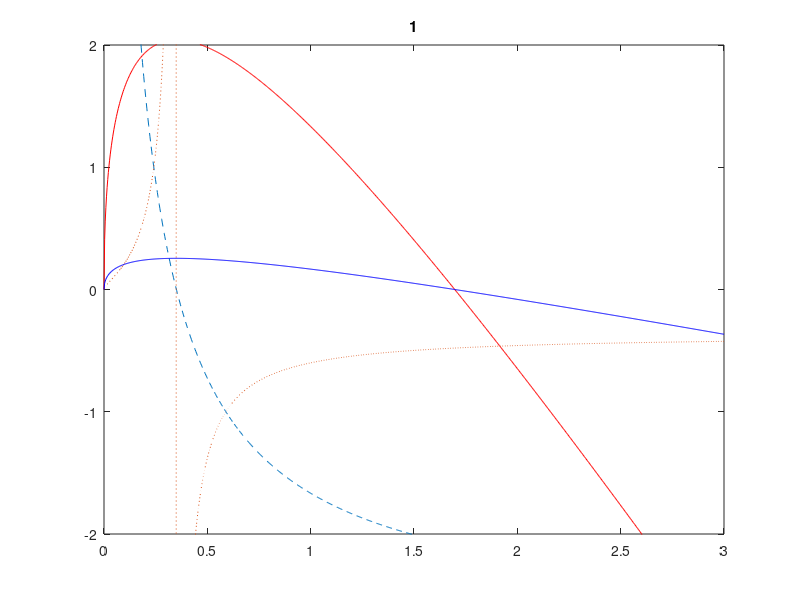

MATLAB code for this plot:
x=1;
fa=0.4;
fm=0.1;
lambda = linspace(0,3,1000);
B=1;
D=1;
y=8;
for F=linspace(0,1,20)
dotA = D*(lambda.^0.5./(lambda.^0.5+D))*x*y*F*B;
dotB = 1/3*(lambda)*x*y*B;%+fm*x*B;
%dB = (-1/4+(1./(lambda+D)-lambda./(lambda+D).^2))*fa*x*y*F*B;
hold off
plot(lambda, dotA-dotB,'r');
%plot(lambda, dotB,'b');
hold on
%plot(lambda, dB);
plot(lambda, gradient(dotA-dotB, lambda),'--');
plot(lambda, 1./gradient(dotA-dotB, lambda),':');
plot(lambda, (dotA-dotB)/(x*y*F*B),'b');
%plot(-D+sqrt(D*y*F),0,'o');
title(num2str(F))
ylim([-2 2]);
pause(0.2)
end